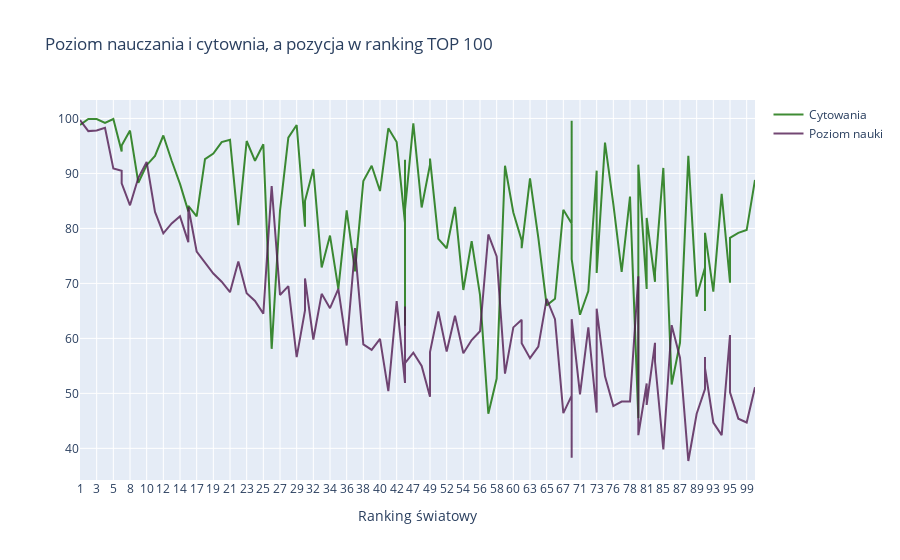

The code cell stored with this chart in its notebook:
### Code cell
fig =dict(data=data, layout=layout)
iplot(fig)

### Figure 1 — Plotly figure (JSON) as saved in the notebook; plotly's stock layout.template omitted (floating-point values rounded to 4 significant figures)
{"data": [{"marker": {"color": "rgba(16,112,2,0.8)"}, "mode": "lines", "name": "Cytowania", "text": ["Harvard University", "California Institute of Technology", "Massachusetts Institute of Technology", "Stanford University", "Princeton University", "University of Cambridge", "University of Oxford", "University of California, Berkeley", "Imperial College London", "Yale University", "University of California, Los Angeles", "University of Chicago", "Johns Hopkins University", "Cornell University", "ETH Zurich – Swiss Federal Institute of Technology Zurich", "University of Michigan", "University of Toronto", "Columbia University", "University of Pennsylvania", "Carnegie Mellon University", "University of Hong Kong", "University College London", "University of Washington", "Duke University", "Northwestern University", "University of Tokyo", "Georgia Institute of Technology", "Pohang University of Science and Technology", "University of California, Santa Barbara", "University of British Columbia", "University of North Carolina at Chapel Hill", "University of California, San Diego", "University of Illinois at Urbana-Champaign", "National University of Singapore", "McGill University", "University of Melbourne", "Peking University", "Washington University in St Louis", "École Polytechnique", "University of Edinburgh", "Hong Kong University of Science and Technology", "École Normale Supérieure", "Australian National University", "Karolinska Institute", "University of Göttingen", "University of Wisconsin", "Rice University", "École Polytechnique Fédérale de Lausanne", "University of California, Irvine", "University of Science and Technology of China", "Vanderbilt University", "University of Minnesota", "Tufts University", "University of California, Davis", "Brown University", "University of Massachusetts", "Kyoto University", "Tsinghua University", "Boston University", "New York University", "Emory University", "LMU Munich", "University of Notre Dame", "University of Pittsburgh", "Case Western Reserve University", "Ohio State University", "University of Colorado Boulder", "University of Bristol", "University of California, Santa Cruz", "Yeshiva University", "University of Sydney", "University of Virginia", "University of Adelaide", "University of Southern California", "William & Mary", "Trinity College Dublin", "King’s College London", "Stony Brook University", "Korea Advanced Institute of Science and Technology (KAIST)", "University of Sussex", "The University of Queensland", "University of York", "Heidelberg University", "University of Utah", "Durham University", "London School of Economics and Political Science", "University of Manchester", "Royal Holloway, University of London", "Lund University", "University of Southampton", "University of Zurich", "Wake Forest University", "McMaster University", "University College Dublin", "George Washington University", "University of Arizona", "University of Basel", "University of Maryland, College Park", "Dartmouth College", "École Normale Supérieure de Lyon"], "type": "scatter", "x": ["1", "2", "3", "4", "5", "6", "6", "8", "9", "10", "11", "12", "13", "14", "15", "15", "17", "18", "19", "20", "21", "22", "23", "24", "25", "26", "27", "28", "29", "30", "30", "32", "33", "34", "35", "36", "37", "38", "39", "40", "41", "42", "43", "43", "43", "43", "47", "48", "49", "49", "51", "52", "53", "54", "55", "56", "57", "58", "59", "60", "61", "61", "63", "64", "65", "66", "67", "68", "68", "68", "71", "72", "73", "73", "75", "76", "77", "78", "79", "79", "81", "81", "83", "83", "85", "86", "87", "88", "89", "90", "90", "90", "93", "94", "95", "95", "95", "98", "99", "100"], "y": [98.8, 99.9, 99.9, 99.2, 99.9, 94, 95.1, 97.8, 88.3, 91.5, 93.2, 96.9, 92.3, 88.1, 83.1, 84.1, 82.2, 92.6, 93.6, 95.7, 96.1, 80.6, 95.9, 92.3, 95.3, 58.1, 83.2, 96.5, 98.8, 80.3, 85, 90.8, 72.9, 78.7, 69, 83.3, 72.2, 88.6, 91.4, 86.8, 98.2, 95.7, 81, 62.3, 92.5, 83.4, 99.1, 83.8, 91.6, 92.7, 78.1, 76.4, 83.9, 68.8, 77.7, 67.9, 46.3, 52.7, 91.4, 82.9, 77.8, 76.4, 89.1, 78.3, 66, 67.2, 83.4, 80.9, 99.6, 74.4, 64.3, 68.6, 90.5, 71.9, 95.6, 84.4, 72.1, 85.8, 45.5, 91.6, 69, 81.9, 70.3, 72, 91, 51.6, 59.2, 93.2, 67.6, 72.9, 65, 79.2, 68.5, 86.3, 70.2, 70.1, 78.3, 79.2, 79.7, 88.8]}, {"marker": {"color": "rgba(80,26,80,0.8)"}, "mode": "lines", "name": "Poziom nauki", "text": ["Harvard University", "California Institute of Technology", "Massachusetts Institute of Technology", "Stanford University", "Princeton University", "University of Cambridge", "University of Oxford", "University of California, Berkeley", "Imperial College London", "Yale University", "University of California, Los Angeles", "University of Chicago", "Johns Hopkins University", "Cornell University", "ETH Zurich – Swiss Federal Institute of Technology Zurich", "University of Michigan", "University of Toronto", "Columbia University", "University of Pennsylvania", "Carnegie Mellon University", "University of Hong Kong", "University College London", "University of Washington", "Duke University", "Northwestern University", "University of Tokyo", "Georgia Institute of Technology", "Pohang University of Science and Technology", "University of California, Santa Barbara", "University of British Columbia", "University of North Carolina at Chapel Hill", "University of California, San Diego", "University of Illinois at Urbana-Champaign", "National University of Singapore", "McGill University", "University of Melbourne", "Peking University", "Washington University in St Louis", "École Polytechnique", "University of Edinburgh", "Hong Kong University of Science and Technology", "École Normale Supérieure", "Australian National University", "Karolinska Institute", "University of Göttingen", "University of Wisconsin", "Rice University", "École Polytechnique Fédérale de Lausanne", "University of California, Irvine", "University of Science and Technology of China", "Vanderbilt University", "University of Minnesota", "Tufts University", "University of California, Davis", "Brown University", "University of Massachusetts", "Kyoto University", "Tsinghua University", "Boston University", "New York University", "Emory University", "LMU Munich", "University of Notre Dame", "University of Pittsburgh", "Case Western Reserve University", "Ohio State University", "University of Colorado Boulder", "University of Bristol", "University of California, Santa Cruz", "Yeshiva University", "University of Sydney", "University of Virginia", "University of Adelaide", "University of Southern California", "William & Mary", "Trinity College Dublin", "King’s College London", "Stony Brook University", "Korea Advanced Institute of Science and Technology (KAIST)", "University of Sussex", "The University of Queensland", "University of York", "Heidelberg University", "University of Utah", "Durham University", "London School of Economics and Political Science", "University of Manchester", "Royal Holloway, University of London", "Lund University", "University of Southampton", "University of Zurich", "Wake Forest University", "McMaster University", "University College Dublin", "George Washington University", "University of Arizona", "University of Basel", "University of Maryland, College Park", "Dartmouth College", "École Normale Supérieure de Lyon"], "type": "scatter", "x": ["1", "2", "3", "4", "5", "6", "6", "8", "9", "10", "11", "12", "13", "14", "15", "15", "17", "18", "19", "20", "21", "22", "23", "24", "25", "26", "27", "28", "29", "30", "30", "32", "33", "34", "35", "36", "37", "38", "39", "40", "41", "42", "43", "43", "43", "43", "47", "48", "49", "49", "51", "52", "53", "54", "55", "56", "57", "58", "59", "60", "61", "61", "63", "64", "65", "66", "67", "68", "68", "68", "71", "72", "73", "73", "75", "76", "77", "78", "79", "79", "81", "81", "83", "83", "85", "86", "87", "88", "89", "90", "90", "90", "93", "94", "95", "95", "95", "98", "99", "100"], "y": [99.7, 97.7, 97.8, 98.3, 90.9, 90.5, 88.2, 84.2, 89.2, 92.1, 83, 79.1, 80.9, 82.2, 77.5, 83.9, 75.8, 73.8, 71.8, 70.3, 68.4, 74, 68.2, 66.8, 64.5, 87.7, 67.9, 69.5, 56.6, 65.1, 70.9, 59.8, 68.1, 65.5, 69, 58.7, 76.4, 58.9, 57.9, 59.9, 50.4, 66.8, 51.9, 65.8, 57.3, 55.5, 57.4, 55, 49.4, 57.5, 64.9, 57.6, 64.1, 57.3, 59.7, 61.3, 78.9, 74.9, 53.6, 62, 63.4, 59.1, 56.4, 58.5, 67.2, 63.5, 46.4, 49.6, 38.3, 63.5, 49.8, 62, 46.5, 65.4, 53.1, 47.7, 48.5, 48.5, 71.3, 42.4, 51.8, 47.9, 59.2, 55.8, 39.8, 62.4, 56.5, 37.7, 46.3, 50.8, 56.6, 54.6, 44.7, 42.4, 60.6, 52.4, 50.2, 45.4, 44.7, 51.1]}], "layout": {"title": {"text": "Poziom nauczania i cytownia, a pozycja w ranking TOP 100"}, "xaxis": {"title": {"text": "Ranking światowy"}, "zeroline": true}}}
